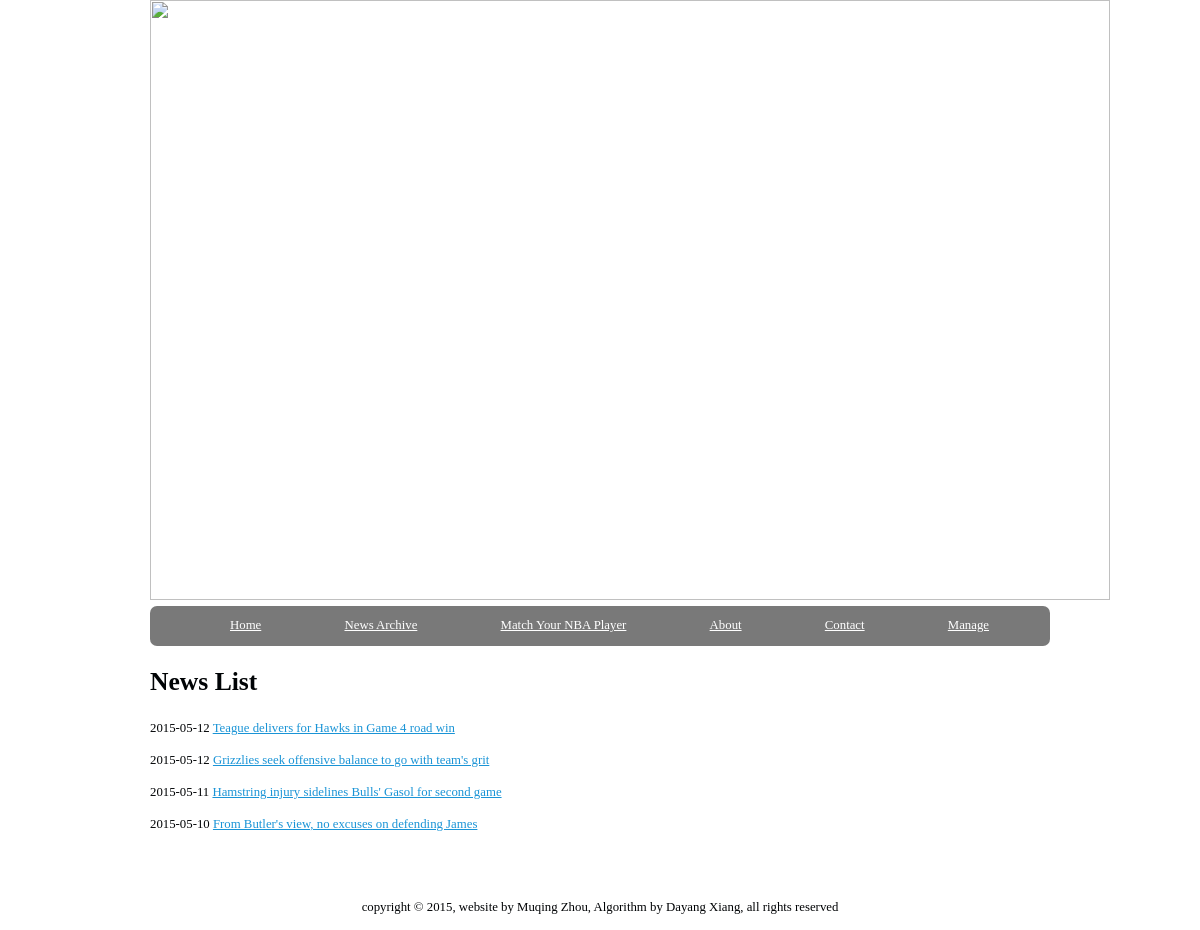
/nbamatch/newslist/, run on an earlier commit of the app's database.
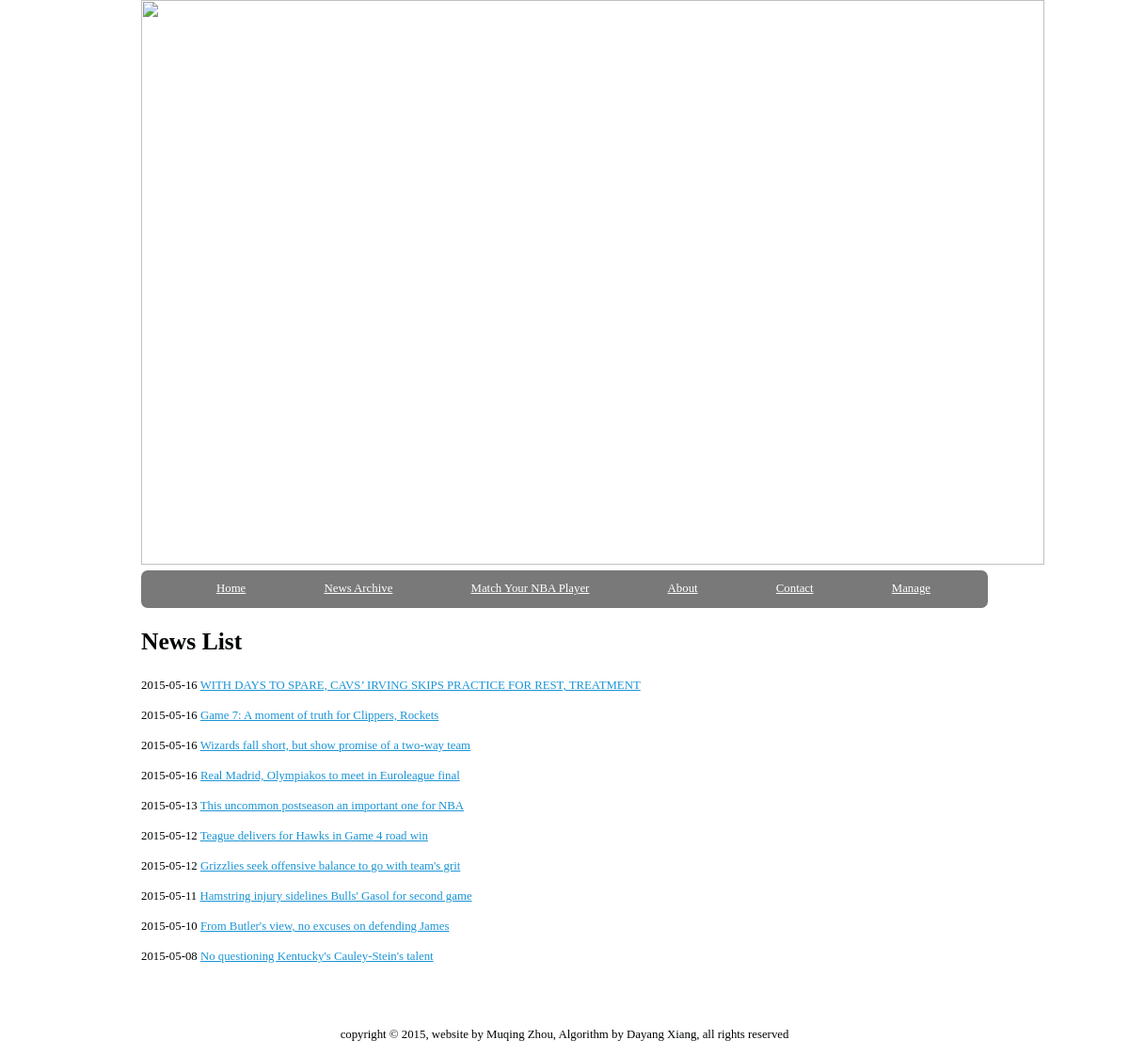
And on a later commit of the database.
### nbamatch/models.py (models this page shows, shortened)
class Post(models.Model):
	title = models.CharField(max_length = 140)
	body = models.TextField()
	date = models.DateTimeField()

### nbamatch/templates/latestnews.html (shortened to what this page needs)
{%  extends "base.html" %}
{%  block content %}
<h1>News List</h1>
{%  for post in object_list %}
<p>{{ post.date | date:"Y-m-d" }} <a href = "/nbamatch/{{post.id}}">{{ post.title }}</a></p>
{% endfor %}
<br>
<br>
{% endblock %}

### nbamatch/templates/base.html (shortened to what this page needs)
<!DOCTYPE html>
<html lang='en'>
<head>
	<link rel="stylesheet" href="/static/css/styles.css" type="text/css"/>
</head>
<body class="body">
	<header class="mainHead">
        <div align="center">
		<img src="https://dff2h0hbfv6w4.cloudfront.net/images/backgrounds/nba.jpg" width="960" height="600">
		</div>
		<nav><ul>
			<li><a href='/nbamatch'>Home</a></li>
			<li><a href='/nbamatch/newslist'>News Archive</a></li>
			<li><a href='/nbamatch/input'>Match Your NBA Player</a></li>
			<li><a href='/nbamatch/about'>About</a></li>
			<li><a href='/nbamatch/contact'>Contact</a></li>
			<li><a href='/admin'>Manage</a></li>
		</ul></nav>
	</header>
{% block content %}
{% endblock %}
    <footer class="mainfooter">
    <div align="center">
    	<p> copyright &copy; 2015, website by Muqing Zhou, Algorithm by Dayang Xiang, all rights reserved</p>
    </div>
    </footer>
</body>
</html>

### static/css/styles.css (style rules this page uses)
body { color:#000305; font-size: 80%; font-family: 'Lucida Sans Unicode'; line-height: 1.5; text-align: left; }
a { text-decoloration: none; }
a:link, a:visited { color:#1A94D6; }
.body { margin:0 auto; width:75%; clear:both; }
.mainHead nav { background-color: #797979; height: 40px; border-radius: 7px; -webkit-border-radius: 7px; -moz-border-radius: 7px; }
.mainHead nav ul { list-style:none; margin: 0 auto; }
.mainHead nav ul li { float:center; display: inline; }
.mainHead nav a:link, .mainHead nav a:visited { color: #FFF; display: inline-block; padding: 10px 40px; height:20px; }

What changed in the data, as far as the page shows it:
added Post: date "2015-05-16", title "WITH DAYS TO SPARE, CAVS’ IRVING SKIPS PRACTICE FOR REST, TREATMENT"
added Post: date "2015-05-16", title "Game 7: A moment of truth for Clippers, Rockets"
added Post: date "2015-05-16", title "Wizards fall short, but show promise of a two-way team"
added Post: date "2015-05-16", title "Real Madrid, Olympiakos to meet in Euroleague final"
added Post: date "2015-05-13", title "This uncommon postseason an important one for NBA"
added Post: date "2015-05-08", title "No questioning Kentucky's Cauley-Stein's talent"
